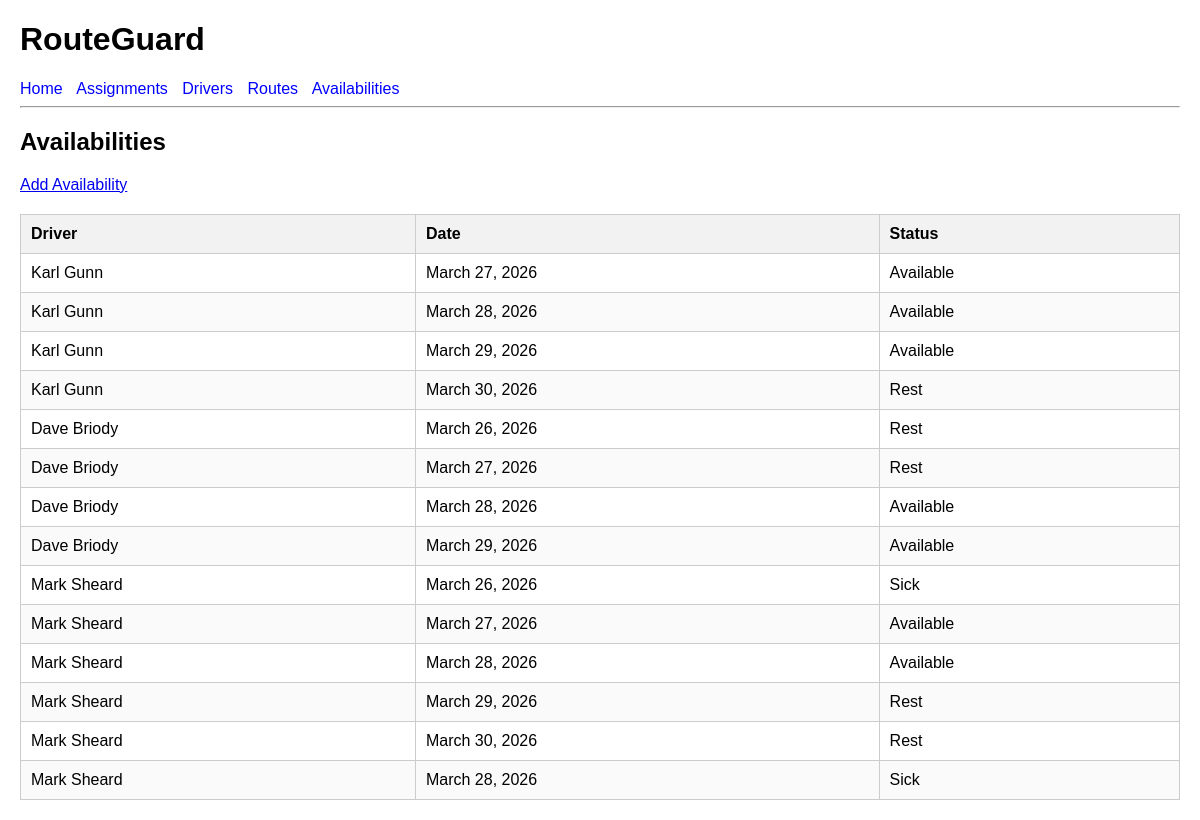
Page /availabilities/ on the committed database.
### planner/models.py (models this page shows, shortened)
class Availability(models.Model):
    STATUS_CHOICES = [
        ("available", "Available"),
        ("rest", "Rest"),
        ("holiday", "Holiday"),
        ("sick", "Sick"),
        ("unavailable", "Unavailable"),
    ]
    driver = models.ForeignKey(Driver, on_delete=models.CASCADE)
    date = models.DateField()
    status = models.CharField(max_length=20, choices=STATUS_CHOICES)

class Driver(models.Model):
    name = models.CharField(max_length=100)
    employee_id = models.CharField(max_length=20, unique=True)
    active = models.BooleanField(default=True)
    def __str__(self):
        return self.name

### planner/views.py (the view)
# urls.py: path("availabilities/", views.availability_list, name="availability_list"),
def availability_list(request):
    availabilities = Availability.objects.all()
    return render(
        request,
        "planner/availability_list.html",
        {"availabilities": availabilities},
    )

### planner/templates/planner/availability_list.html
{% extends "base.html" %}
{% block content %}
<h2>Availabilities</h2>
<p><a href="{% url 'create_availability' %}">Add Availability</a></p>
{% if availabilities %}
    <table>
        <thead>
            <tr>
                <th>Driver</th>
                <th>Date</th>
                <th>Status</th>
            </tr>
        </thead>
        <tbody>
            {% for availability in availabilities %}
                <tr>
                    <td>{{ availability.driver }}</td>
                    <td>{{ availability.date }}</td>
                    <td>{{ availability.get_status_display }}</td>
                </tr>
            {% endfor %}
        </tbody>
    </table>
{% else %}
    <p>No availability records found.</p>
{% endif %}
{% endblock %}

### static/css/style.css (style rules this page uses)
body { font-family: Arial, sans-serif; margin: 20px; }
table { width: 100%; border-collapse: collapse; margin-top: 20px; }
th, td { border: 1px solid #ccc; padding: 10px; text-align: left; }
th { background-color: #f2f2f2; }
tr:nth-child(even) { background-color: #fafafa; }

### rows in the picture
Availability: driver "Karl Gunn", date "March 27, 2026", status "Available"
Availability: driver "Karl Gunn", date "March 28, 2026", status "Available"
Availability: driver "Karl Gunn", date "March 29, 2026", status "Available"
Availability: driver "Karl Gunn", date "March 30, 2026", status "Rest"
Availability: driver "Dave Briody", date "March 26, 2026", status "Rest"
Availability: driver "Dave Briody", date "March 27, 2026", status "Rest"
Availability: driver "Dave Briody", date "March 28, 2026", status "Available"
Availability: driver "Dave Briody", date "March 29, 2026", status "Available"
Availability: driver "Mark Sheard", date "March 26, 2026", status "Sick"
Availability: driver "Mark Sheard", date "March 27, 2026", status "Available"
Availability: driver "Mark Sheard", date "March 28, 2026", status "Available"
Availability: driver "Mark Sheard", date "March 29, 2026", status "Rest"
Availability: driver "Mark Sheard", date "March 30, 2026", status "Rest"
Availability: driver "Mark Sheard", date "March 28, 2026", status "Sick"
